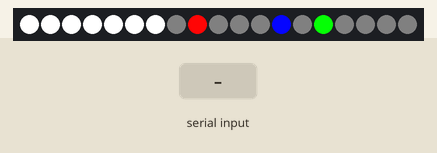
A sketch run on a simulated Arduino Leonardo, built with avr-gcc and run on an emulated ATmega32U4. On the bench: 19 RGB LEDs in strip order, left to right. The test bench sets the inputs (shaded band). The local clock reads 2024-03-15 10:24:30 at power-on unless the sketch sets it; EEPROM starts erased.

Above: at 1.2 s.
1.3 s: "a" received over the second serial link
2.8 s: "c" received over the second serial link
At 4.2 s:
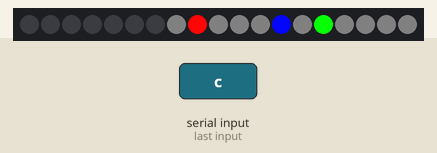
At 20.5 s:
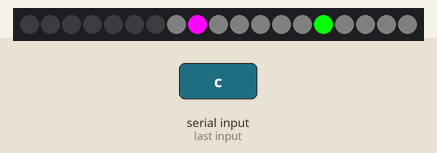
Timing chart, 0 to 22.0 s (numbered marks = the images above; inputs shaded):
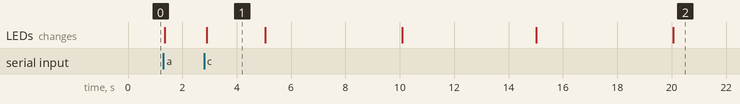

The sketch:

Reloj_LED_UNO.ino
```cpp
#include <Adafruit_NeoPixel.h>
#include <Wire.h>
#include "RTClib.h"
#include <SoftwareSerial.h>
#include <EEPROM.h>


#define PIN 6

// Parameter 1 = number of pixels in strip
// Parameter 2 = pin number (most are valid)
// Parameter 3 = pixel type flags, add together as needed:
//   NEO_KHZ800  800 KHz bitstream (most NeoPixel products w/WS2812 LEDs)
//   NEO_KHZ400  400 KHz (classic 'v1' (not v2) FLORA pixels, WS2811 drivers)
//   NEO_GRB     Pixels are wired for GRB bitstream (most NeoPixel products)
//   NEO_RGB     Pixels are wired for RGB bitstream (v1 FLORA pixels, not v2)
Adafruit_NeoPixel strip = Adafruit_NeoPixel(19, PIN, NEO_GRB + NEO_KHZ800);

RTC_DS1307 rtc;                      // Set up real time clock

SoftwareSerial mySerial(10, 11); // RX, TX

byte logor=0,logog=0,logob=0,numbersr=0,numbersg=0,numbersb=0, selectl=0, selectn=0;

void setup()
{
  //TXLED1; //Para apagar leds en arduino leonardo o micro solamente.
  //RXLED1; //Para apagar leds en arduino leonardo o micro solamente.
  Wire.begin();
  rtc.begin();                  // Begin DS1307 real time clock
  mySerial.begin(1200);

  if (! rtc.isrunning())
  {
    rtc.adjust(DateTime(__DATE__, __TIME__));
  }
  strip.begin();
  logor = EEPROM.read(0);
  logog = EEPROM.read(1);
  logob = EEPROM.read(2);
  numbersr = EEPROM.read(3);
  numbersg = EEPROM.read(4);
  numbersb = EEPROM.read(5);
  selectl = EEPROM.read(6);
  selectn = EEPROM.read(7);
  Serial.begin(1200);
}


void loop()
{
uint8_t hourvalue, minutevalue,secondvalue,minu;
int R[19];
int G[19];
int B[19];

for (int i = 0; i<=18;i++)
{
R[i] = 5;
G[i] = 5;
B[i] = 5;
}

DateTime now = rtc.now();           // Get the RTC info

if ((mySerial.available()>0))
{
switch (mySerial.read())
{
case 97://a
selectl++;
switch(selectl)
{
case 1:
logor = 255;
logog = 0;
logob = 0;
break;
case 2:
logor = 0;
logog = 255;
logob = 0;
break;
case 3:
logor = 0;
logog = 0;
logob = 255;
break;
case 4:
logor = 255;
logog = 255;
logob = 0;
break;
case 5:
logor = 255;
logog = 0;
logob = 255;
break;
case 6:
logor = 0;
logog = 255;
logob = 255;
break;
case 7:
logor = 255;
logog = 255;
logob = 255;
break;
default:
selectl = 0;
logor = 0;
logog = 0;
logob = 0;
break;
}
EEPROM.write(0,logor);
EEPROM.write(1,logog);
EEPROM.write(2,logob);
EEPROM.write(6,selectl);
break;

case 99: //c
selectn++;
switch(selectn)
{
case 1:
numbersr = 255;
numbersg = 0;
numbersb = 0;
break;
case 2:
numbersr = 0;
numbersg = 255;
numbersb = 0;
break;
case 3:
numbersr = 0;
numbersg = 0;
numbersb = 255;
break;
case 4:
numbersr = 255;
numbersg = 255;
numbersb = 0;
break;
case 5:
numbersr = 255;
numbersg = 0;
numbersb = 255;
break;
case 6:
numbersr = 0;
numbersg = 255;
numbersb = 255;
break;
case 7:
numbersr = 255;
numbersg = 255;
numbersb = 255;
break;
default:
selectn = 0;
numbersr = 0;
numbersg = 0;
numbersb = 0;
break;
}
EEPROM.write(3,numbersr);
EEPROM.write(4,numbersg);
EEPROM.write(5,numbersb);
EEPROM.write(7,selectn);
break;

case 98: //b
rtc.adjust(DateTime(now.year(), now.month(), now.day(), now.hour() +1 , now.minute(), now.second()));
break;

case 100: //d
rtc.adjust(DateTime(now.year(), now.month(), now.day(), now.hour(), now.minute() + 5, now.second()));
break;
}
}

R[0] = logor;
G[0] = logog;
B[0] = logob;
R[1] = numbersr;
G[1] = numbersg;
B[1] = numbersb;
R[2] = numbersr;
G[2] = numbersg;
B[2] = numbersb;
R[3] = numbersr;
G[3] = numbersg;
B[3] = numbersb;
R[4] = numbersr;
G[4] = numbersg;
B[4] = numbersb;
R[5] = numbersr;
G[5] = numbersg;
B[5] = numbersb;
R[6] = numbersr;
G[6] = numbersg;
B[6] = numbersb;


hourvalue = now.hour();             // Get the hour
if(hourvalue > 12) hourvalue -= 12; // This clock is 12 hour, is 13-24, convert to 1-12
minutevalue = now.minute();         // Get the minutes
secondvalue = now.second();


switch (hourvalue)
{
case 1:
R[17] = 255;
break;
case 2:
R[16] = 255;
break;
case 3:
R[15] = 255;
break;
case 4:
R[14] = 255;
break;
case 5:
R[13] = 255;
break;
case 6:
R[12] = 255;
break;
case 7:
R[11] = 255;
break;
case 8:
R[10] = 255;
break;
case 9:
R[9] = 255;
break;
case 10:
R[8] = 255;
break;
case 11:
R[7] = 255;
break;
case 12:
R[18] = 255;
break;
case 0:
R[18] = 255;
break;
}


if(minutevalue > 55) minutevalue = 55;
minu = map(minutevalue,0,59,0,12);


switch (minu)
{
case 1:
G[17] = 255;
break;
case 2:
G[16] = 255;
break;
case 3:
G[15] = 255;
break;
case 4:
G[14] = 255;
break;
case 5:
G[13] = 255;
break;
case 6:
G[12] = 255;
break;
case 7:
G[11] = 255;
break;
case 8:
G[10] = 255;
break;
case 9:
G[9] = 255;
break;
case 10:
G[8] = 255;
break;
case 11:
G[7] = 255;
break;
case 12:
G[18] = 255;
break;
case 0:
G[18] = 255;
break;
}

minu = map(secondvalue,0,59,0,12);

switch (minu)
{
case 1:
B[17] = 255;
break;
case 2:
B[16] = 255;
break;
case 3:
B[15] = 255;
break;
case 4:
B[14] = 255;
break;
case 5:
B[13] = 255;
break;
case 6:
B[12] = 255;
break;
case 7:
B[11] = 255;
break;
case 8:
B[10] = 255;
break;
case 9:
B[9] = 255;
break;
case 10:
B[8] = 255;
break;
case 11:
B[7] = 255;
break;
case 12:
B[18] = 255;
break;
case 0:
B[18] = 255;
break;
}


for (int i=0;i<=18;i++)
{
strip.setPixelColor(i, R[i],G[i],B[i]);
}
strip.show();

delay(100);
}
```

Measured:
- what the display in image 1 shows lasts 2.2 s, from 2.9 s to 5.1 s
